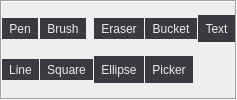
                 <widget class="QFrame" name="toolSelectionFrame">
                  <property name="sizePolicy">
                   <sizepolicy hsizetype="Maximum" vsizetype="Maximum">
                    <horstretch>0</horstretch>
                    <verstretch>0</verstretch>
                   </sizepolicy>
                  </property>
                  <property name="minimumSize">
                   <size>
                    <width>0</width>
                    <height>0</height>
                   </size>
                  </property>
                  <property name="styleSheet">
                   <string notr="true">QToolButton{
	color: rgb(235, 235, 240);
	background-color: rgb(57, 58, 66);
}

QToolButton:hover{
background-color: rgb(43, 43, 43);
}

QToolButton:checked{
background-color: rgb(99, 101, 135);
}

QToolButton:disabled{
	color: rgb(102, 105, 120);
}</string>
                  </property>
                  <property name="frameShape">
                   <enum>QFrame::Box</enum>
                  </property>
                  <property name="frameShadow">
                   <enum>QFrame::Sunken</enum>
                  </property>
                  <layout class="QGridLayout" name="gridLayout_4">
                   <property name="leftMargin">
                    <number>0</number>
                   </property>
                   <property name="topMargin">
                    <number>0</number>
                   </property>
                   <property name="rightMargin">
                    <number>0</number>
                   </property>
                   <property name="bottomMargin">
                    <number>0</number>
                   </property>
                   <property name="spacing">
                    <number>1</number>
                   </property>
                   <item row="1" column="0">
                    <widget class="QToolButton" name="lineBtn">
                     <property name="cursor">
                      <cursorShape>PointingHandCursor</cursorShape>
                     </property>
                     <property name="toolTip">
                      <string/>
                     </property>
                     <property name="autoFillBackground">
                      <bool>false</bool>
                     </property>
                     <property name="styleSheet">
                      <string notr="true"/>
                     </property>
                     <property name="text">
                      <string>Line</string>
                     </property>
                     <property name="icon">
                      <iconset>
                       <normaloff>../icons/line.png</normaloff>../icons/line.png</iconset>
                     </property>
                     <property name="iconSize">
                      <size>
                       <width>45</width>
                       <height>27</height>
                      </size>
                     </property>
                     <property name="checkable">
                      <bool>true</bool>
                     </property>
                     <property name="autoRepeat">
                      <bool>false</bool>
                     </property>
                     <property name="autoExclusive">
                      <bool>false</bool>
                     </property>
                     <property name="popupMode">
                      <enum>QToolButton::DelayedPopup</enum>
                     </property>
                     <property name="toolButtonStyle">
                      <enum>Qt::ToolButtonTextUnderIcon</enum>
                     </property>
                     <property name="autoRaise">
                      <bool>true</bool>
                     </property>
                    </widget>
                   </item>
                   <item row="0" column="5">
                    <widget class="QToolButton" name="bucketBtn">
                     <property name="sizePolicy">
                      <sizepolicy hsizetype="Fixed" vsizetype="Maximum">
                       <horstretch>0</horstretch>
                       <verstretch>0</verstretch>
                      </sizepolicy>
                     </property>
                     <property name="minimumSize">
                      <size>
                       <width>0</width>
                       <height>20</height>
                      </size>
                     </property>
                     <property name="cursor">
                      <cursorShape>PointingHandCursor</cursorShape>
                     </property>
                     <property name="toolTip">
                      <string/>
                     </property>
                     <property name="autoFillBackground">
                      <bool>false</bool>
                     </property>
                     <property name="styleSheet">
                      <string notr="true"/>
                     </property>
                     <property name="text">
                      <string>Bucket</string>
                     </property>
                     <property name="icon">
                      <iconset>
                       <normaloff>../icons/bucket.png</normaloff>../icons/bucket.png</iconset>
                     </property>
                     <property name="iconSize">
                      <size>
                       <width>45</width>
                       <height>27</height>
                      </size>
                     </property>
                     <property name="checkable">
                      <bool>true</bool>
                     </property>
                     <property name="autoRepeat">
                      <bool>false</bool>
                     </property>
                     <property name="autoExclusive">
                      <bool>false</bool>
                     </property>
                     <property name="popupMode">
                      <enum>QToolButton::DelayedPopup</enum>
                     </property>
                     <property name="toolButtonStyle">
                      <enum>Qt::ToolButtonTextUnderIcon</enum>
                     </property>
                     <property name="autoRaise">
                      <bool>true</bool>
                     </property>
                    </widget>
                   </item>
                   <item row="1" column="1">
                    <widget class="QToolButton" name="squareBtn">
                     <property name="cursor">
                      <cursorShape>PointingHandCursor</cursorShape>
                     </property>
                     <property name="toolTip">
                      <string/>
                     </property>
                     <property name="autoFillBackground">
                      <bool>false</bool>
                     </property>
                     <property name="styleSheet">
                      <string notr="true"/>
                     </property>
                     <property name="text">
                      <string>Square</string>
                     </property>
                     <property name="icon">
                      <iconset>
                       <normaloff>../icons/square.png</normaloff>../icons/square.png</iconset>
                     </property>
                     <property name="iconSize">
                      <size>
                       <width>45</width>
                       <height>27</height>
                      </size>
                     </property>
                     <property name="checkable">
                      <bool>true</bool>
                     </property>
                     <property name="autoRepeat">
                      <bool>false</bool>
                     </property>
                     <property name="autoExclusive">
                      <bool>false</bool>
                     </property>
                     <property name="popupMode">
                      <enum>QToolButton::DelayedPopup</enum>
                     </property>
                     <property name="toolButtonStyle">
                      <enum>Qt::ToolButtonTextUnderIcon</enum>
                     </property>
                     <property name="autoRaise">
                      <bool>true</bool>
                     </property>
                    </widget>
                   </item>
                   <item row="0" column="2">
                    <widget class="QToolButton" name="eraserBtn">
                     <property name="cursor">
                      <cursorShape>PointingHandCursor</cursorShape>
                     </property>
                     <property name="toolTip">
                      <string/>
                     </property>
                     <property name="autoFillBackground">
                      <bool>false</bool>
                     </property>
                     <property name="styleSheet">
                      <string notr="true"/>
                     </property>
                     <property name="text">
                      <string>Eraser</string>
                     </property>
                     <property name="icon">
                      <iconset>
                       <normaloff>../icons/eraser.png</normaloff>../icons/eraser.png</iconset>
                     </property>
                     <property name="iconSize">
                      <size>
                       <width>45</width>
                       <height>27</height>
                      </size>
                     </property>
                     <property name="checkable">
                      <bool>true</bool>
                     </property>
                     <property name="autoRepeat">
                      <bool>false</bool>
                     </property>
                     <property name="autoExclusive">
                      <bool>false</bool>
                     </property>
                     <property name="popupMode">
                      <enum>QToolButton::DelayedPopup</enum>
                     </property>
                     <property name="toolButtonStyle">
                      <enum>Qt::ToolButtonTextUnderIcon</enum>
                     </property>
                     <property name="autoRaise">
                      <bool>true</bool>
                     </property>
                    </widget>
                   </item>
                   <item row="1" column="2">
                    <widget class="QToolButton" name="ellipseBtn">
                     <property name="sizePolicy">
                      <sizepolicy hsizetype="Fixed" vsizetype="Fixed">
                       <horstretch>0</horstretch>
                       <verstretch>0</verstretch>
                      </sizepolicy>
                     </property>
                     <property name="minimumSize">
                      <size>
                       <width>0</width>
                       <height>27</height>
                      </size>
                     </property>
                     <property name="cursor">
                      <cursorShape>PointingHandCursor</cursorShape>
                     </property>
                     <property name="toolTip">
                      <string/>
                     </property>
                     <property name="autoFillBackground">
                      <bool>false</bool>
                     </property>
                     <property name="styleSheet">
                      <string notr="true"/>
                     </property>
                     <property name="text">
                      <string>Ellipse</string>
                     </property>
                     <property name="icon">
                      <iconset>
                       <normaloff>../icons/circle.png</normaloff>../icons/circle.png</iconset>
                     </property>
                     <property name="iconSize">
                      <size>
                       <width>45</width>
                       <height>27</height>
                      </size>
                     </property>
                     <property name="checkable">
                      <bool>true</bool>
                     </property>
                     <property name="autoRepeat">
                      <bool>false</bool>
                     </property>
                     <property name="autoExclusive">
                      <bool>false</bool>
                     </property>
                     <property name="popupMode">
                      <enum>QToolButton::DelayedPopup</enum>
                     </property>
                     <property name="toolButtonStyle">
                      <enum>Qt::ToolButtonTextUnderIcon</enum>
                     </property>
                     <property name="autoRaise">
                      <bool>true</bool>
                     </property>
                    </widget>
                   </item>
                   <item row="0" column="6">
                    <widget class="QToolButton" name="textBtn">
                     <property name="sizePolicy">
                      <sizepolicy hsizetype="Fixed" vsizetype="Fixed">
                       <horstretch>0</horstretch>
                       <verstretch>0</verstretch>
                      </sizepolicy>
                     </property>
                     <property name="minimumSize">
                      <size>
                       <width>0</width>
                       <height>27</height>
                      </size>
                     </property>
                     <property name="cursor">
                      <cursorShape>PointingHandCursor</cursorShape>
                     </property>
                     <property name="toolTip">
                      <string/>
                     </property>
                     <property name="autoFillBackground">
                      <bool>false</bool>
                     </property>
                     <property name="styleSheet">
                      <string notr="true"/>
                     </property>
                     <property name="text">
                      <string>Text</string>
                     </property>
                     <property name="icon">
                      <iconset>
                       <normaloff>../icons/text.png</normaloff>../icons/text.png</iconset>
                     </property>
                     <property name="iconSize">
                      <size>
                       <width>45</width>
                       <height>27</height>
                      </size>
                     </property>
                     <property name="checkable">
                      <bool>true</bool>
                     </property>
                     <property name="autoRepeat">
                      <bool>false</bool>
                     </property>
                     <property name="autoExclusive">
                      <bool>false</bool>
                     </property>
                     <property name="popupMode">
                      <enum>QToolButton::DelayedPopup</enum>
                     </property>
                     <property name="toolButtonStyle">
                      <enum>Qt::ToolButtonTextUnderIcon</enum>
                     </property>
                     <property name="autoRaise">
                      <bool>true</bool>
                     </property>
                    </widget>
                   </item>
                   <item row="1" column="5">
                    <widget class="QToolButton" name="pickerBtn">
                     <property name="sizePolicy">
                      <sizepolicy hsizetype="Fixed" vsizetype="Fixed">
                       <horstretch>0</horstretch>
                       <verstretch>0</verstretch>
                      </sizepolicy>
                     </property>
                     <property name="minimumSize">
                      <size>
                       <width>0</width>
                       <height>27</height>
                      </size>
                     </property>
                     <property name="cursor">
                      <cursorShape>PointingHandCursor</cursorShape>
                     </property>
                     <property name="toolTip">
                      <string/>
                     </property>
                     <property name="autoFillBackground">
                      <bool>false</bool>
                     </property>
                     <property name="styleSheet">
                      <string notr="true"/>
                     </property>
                     <property name="text">
                      <string>Picker</string>
                     </property>
                     <property name="icon">
                      <iconset>
                       <normaloff>../icons/color_picker.png</normaloff>../icons/color_picker.png</iconset>
                     </property>
                     <property name="iconSize">
                      <size>
                       <width>45</width>
                       <height>27</height>
                      </size>
                     </property>
                     <property name="checkable">
                      <bool>true</bool>
                     </property>
                     <property name="autoRepeat">
                      <bool>false</bool>
                     </property>
                     <property name="autoExclusive">
                      <bool>false</bool>
                     </property>
                     <property name="popupMode">
                      <enum>QToolButton::DelayedPopup</enum>
                     </property>
                     <property name="toolButtonStyle">
                      <enum>Qt::ToolButtonTextUnderIcon</enum>
                     </property>
                     <property name="autoRaise">
                      <bool>true</bool>
                     </property>
                    </widget>
                   </item>
                   <item row="0" column="0">
                    <widget class="QToolButton" name="penBtn">
                     <property name="cursor">
                      <cursorShape>PointingHandCursor</cursorShape>
                     </property>
                     <property name="toolTip">
                      <string/>
                     </property>
                     <property name="autoFillBackground">
                      <bool>false</bool>
                     </property>
                     <property name="styleSheet">
                      <string notr="true"/>
                     </property>
                     <property name="text">
                      <string>Pen</string>
                     </property>
                     <property name="icon">
                      <iconset>
                       <normaloff>../icons/pen.png</normaloff>../icons/pen.png</iconset>
                     </property>
                     <property name="iconSize">
                      <size>
                       <width>45</width>
                       <height>27</height>
                      </size>
                     </property>
                     <property name="checkable">
                      <bool>true</bool>
                     </property>
                     <property name="autoRepeat">
                      <bool>false</bool>
                     </property>
                     <property name="autoExclusive">
                      <bool>false</bool>
                     </property>
                     <property name="popupMode">
                      <enum>QToolButton::DelayedPopup</enum>
                     </property>
                     <property name="toolButtonStyle">
                      <enum>Qt::ToolButtonTextUnderIcon</enum>
                     </property>
                     <property name="autoRaise">
                      <bool>true</bool>
                     </property>
                    </widget>
                   </item>
                   <item row="0" column="1">
                    <widget class="QToolButton" name="brushBtn">
                     <property name="cursor">
                      <cursorShape>PointingHandCursor</cursorShape>
                     </property>
                     <property name="toolTip">
                      <string/>
                     </property>
                     <property name="autoFillBackground">
                      <bool>false</bool>
                     </property>
                     <property name="styleSheet">
                      <string notr="true"/>
                     </property>
                     <property name="text">
                      <string>Brush</string>
                     </property>
                     <property name="icon">
                      <iconset>
                       <normaloff>../icons/brush.png</normaloff>../icons/brush.png</iconset>
                     </property>
                     <property name="iconSize">
                      <size>
                       <width>45</width>
                       <height>27</height>
                      </size>
                     </property>
                     <property name="checkable">
                      <bool>true</bool>
                     </property>
                     <property name="autoRepeat">
                      <bool>false</bool>
                     </property>
                     <property name="autoExclusive">
                      <bool>false</bool>
                     </property>
                     <property name="popupMode">
                      <enum>QToolButton::DelayedPopup</enum>
                     </property>
                     <property name="toolButtonStyle">
                      <enum>Qt::ToolButtonTextUnderIcon</enum>
                     </property>
                     <property name="autoRaise">
                      <bool>true</bool>
                     </property>
                    </widget>
                   </item>
                  </layout>
                 </widget>
